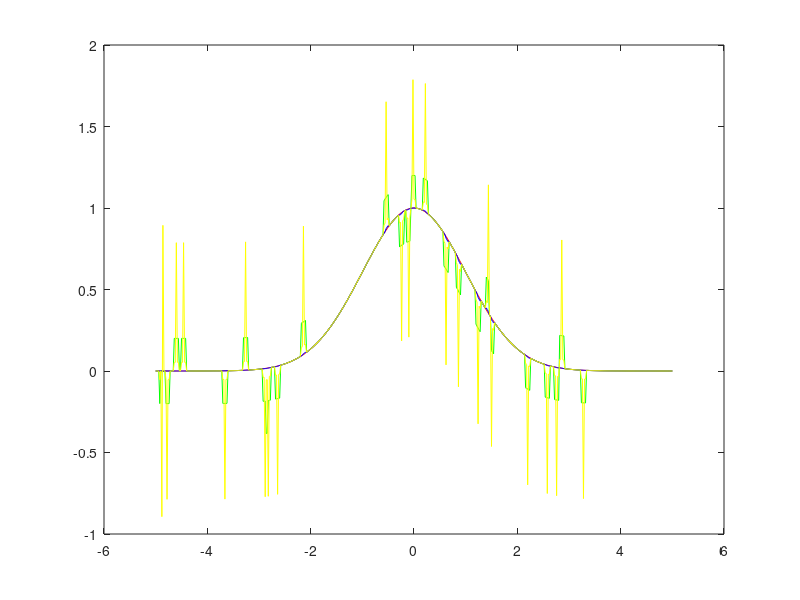

Source code (MATLAB):
close all; clear all; clc;
Fs=50;
t=-5:(1/Fs):5;
%x=1.0*(abs(t)<1);
x=exp(-t.*t/2);
szum=rand(size(t));
xs=x+(szum<=0.025)*1-(szum>=0.975); %prawdopodobienstwo 2,5%
N=5;
LP=ones(1,N)/N;
x_avg=conv(xs,LP,'same');
x_med=medfilt1(xs,N); %pokrywa z linia czerwona, medianowa,
%filtracja adaptacyjna, filtr sam okresla jak mocno bedziemy filtrowac -
%filtracja winiera; 1x501 to winier powinien miec na (1,N), jesli 501x1
%to wtedy powinno byc (N,1) - pionowy
x_wnr=wiener2(xs,[1 N]);
plot(t,x,'r',t,x_avg,'g',t,x_med,'b',t,x_wnr,'y');
E_avg=sqrt((x-x_avg)*(x-x_avg)');
E_med=sqrt((x-x_med)*(x-x_med)');
E_wnr=sqrt((x-x_wnr)*(x-x_wnr)');
[E_avg E_med E_wnr]